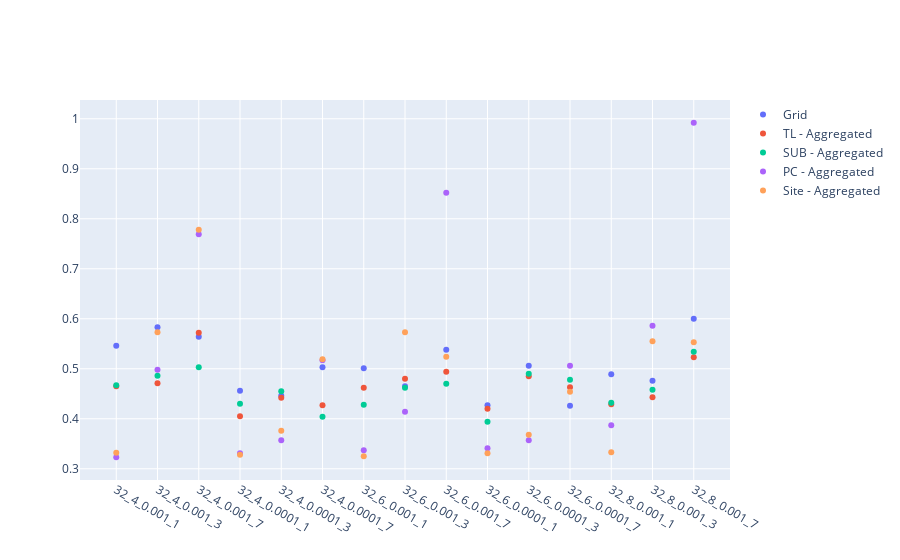

Here is the notebook cell this chart was saved with:
### Code cell
fig = go.Figure()

for col in cnn_iter_results.columns[1:]:
    fig.add_trace(go.Scatter(x= cnn_iter_results['Unnamed: 0'], y=cnn_iter_results[col],  mode='markers', name=col))
    
fig.show()
